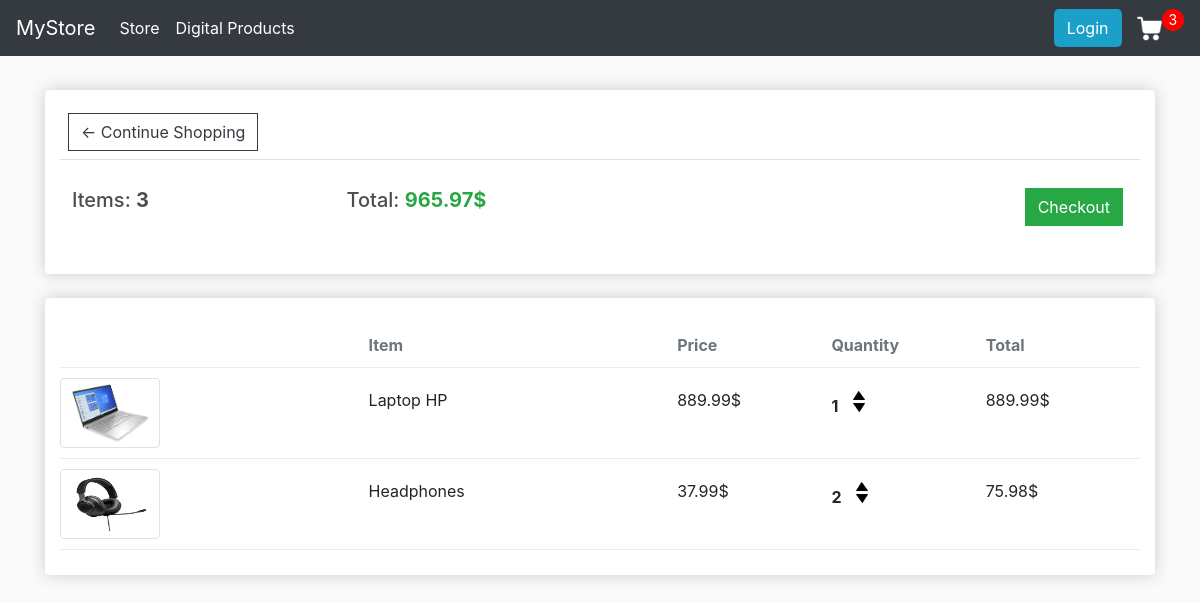
The app's page /cart/ (signed in), older data.
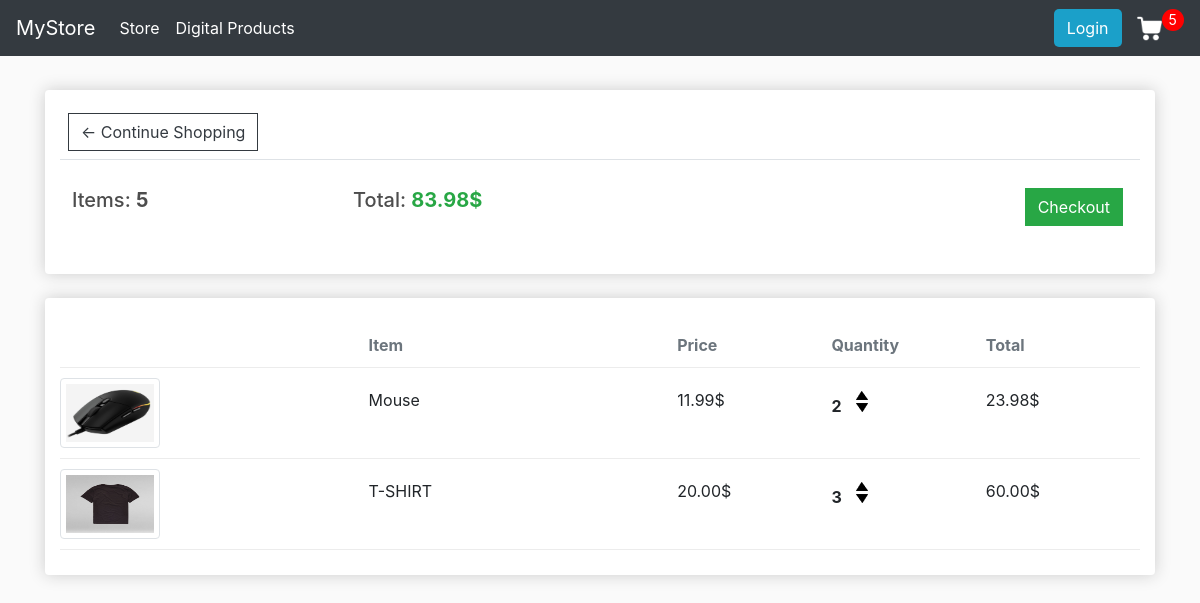
The same page, newer data.
### store/models.py (models this page shows, shortened)
class Order(models.Model):
    customer = models.ForeignKey(Customer, on_delete=models.SET_NULL, null=True, blank=True)
    date_ordered = models.DateField(auto_now_add=True)
    complete = models.BooleanField(default=False)
    transaction_id = models.CharField(max_length=100)
    @property
    def get_cart_total(self):
        orderitems = self.orderitem_set.all()
        total = sum([item.get_total for item in orderitems])
        return total
    @property
    def get_cart_items(self):
        orderitems = self.orderitem_set.all()
        total = sum([item.quantity for item in orderitems])
        return total

class OrderItem(models.Model):
    product = models.ForeignKey(Product, on_delete=models.SET_NULL, null=True)
    order = models.ForeignKey(Order, on_delete=models.SET_NULL, null=True)
    quantity = models.IntegerField(default=0, null=True, blank=True)
    date_added = models.DateField(auto_now_add=True)
    @property
    def get_total(self):
        return self.product.price * self.quantity

class Product(models.Model):
    name = models.CharField(max_length=50)
    price = models.DecimalField(max_digits=6, decimal_places=2)
    digital = models.BooleanField(default=False, null=True, blank=False)
    image = models.ImageField(null=False, blank=True)
    @property
    def imageURL(self):
        try:
            url = self.image.url
        except:
            url = ''
        return url

### store/views.py (the view)
# urls.py: path("cart/", views.cart, name="cart"),
def cart(request):
	user_data = cartData(request)
	items = user_data.get('items')
	order = user_data.get('order')
	cartItems = user_data.get('cartItems')
	context = {
        'items':items,
        'order':order,
        'cartItems':cartItems
    }
	return render(request, 'store/cart.html', context)

### store/utils.py (called while the page is built)
def cartData(request) :
    if request.user.is_authenticated:
        customer = request.user.customer
        order, created = Order.objects.get_or_create(customer=customer, complete=False)
        items = order.orderitem_set.all()
        cartItems = order.get_cart_items
    else:
        cookieData = cookieCart(request)
        items = cookieData.get('items')
        order = cookieData.get('order')
        cartItems = cookieData.get('cartItems')
    return {
        'items':items,
        'order':order,
        'cartItems':cartItems
    }

### store/templates/store/cart.html
{% extends 'store/main.html' %}
{% load static %}
{% block content %}
<div class="row">
    <div class="col-lg-12">
        <div class="box-element">
            <a href="{% url 'store' %}" class="btn btn-outline-dark m-2">&#x2190; Continue Shopping</a>
            <br>
            <table class="table">
                <tr>
                    <th>
                        <h5 class="mt-3">Items: <strong> {{order.get_cart_items}} </strong></h5>
                    </th>
                    <th>
                        <h5 class="mt-3">Total: <strong class="text-success"> {{order.get_cart_total|floatformat:2}}$ </strong></h5>
                    </th>
                    <th>
                        <a href="{% url 'checkout' %}" class="btn btn-success checkout-btn mt-3">Checkout</a>
                    </th>
                </tr>
            </table>
        </div>
        <br>
        <div class="box-element">
            <div class="cart-row text-secondary">
                <div style="flex:2"></div>
                <div style="flex:2"><strong>Item</strong></div>
                <div style="flex:1"><strong>Price</strong></div>
                <div style="flex:1"><strong>Quantity</strong></div>
                <div style="flex:1"><strong>Total</strong></div>
            </div>
            {% for item in items %}
            <div class="cart-row">
                <div style="flex:2">
                    <img class="row-image img-fluid img-thumbnail" src="{{item.product.imageURL}}">
                </div>
                <div style="flex:2"><p> {{item.product.name|capfirst}} </p></div>
                <div style="flex:1"><p> {{item.product.price|floatformat:2}}$</p></div>
                <div style="flex:1">
                    <p class="quantity"> {{item.quantity}} </p>
                    <div class="quantity">
                        <img class="chg-quantity update-cart" data-product={{item.product.id}} data-action="add"  src="{% static 'images/arrow-up.png' %}" alt="arrow-up">
                        <img class="chg-quantity update-cart" data-product={{item.product.id}} data-action="remove" src="{% static 'images/arrow-down.png' %}" alt="arrow-down">
                    </div>
                </div>
                <div style="flex:1"><p> {{item.get_total|floatformat:2}}$</p></div>
            </div>
            {% endfor %}
        </div>
    </div>
</div>
<link rel="stylesheet" type="text/css" href="{% static 'css/cart.css' %}">
{% endblock content %}

Row changes from the older to the newer data that the page shows:
no longer on this page (row edited): Order: get_cart_items "3", get_cart_total "965.97"
no longer on this page (row unchanged): OrderItem: product.imageURL (picture), product.name "Laptop HP", product.price "889.99", quantity "1", get_total "889.99"
no longer on this page (row unchanged): OrderItem: product.imageURL (picture), product.name "Headphones", product.price "37.99", quantity "2", get_total "75.98"
added Order: get_cart_items "5", get_cart_total "83.98"
added OrderItem: product.imageURL (picture), product.name "Mouse", product.price "11.99", quantity "2", get_total "23.98"
added OrderItem: product.imageURL (picture), product.name "T-SHIRT", product.price "20.00", quantity "3", get_total "60.00"
Text that changed along with them:
{{ cartItems }}: "3" → "5"
